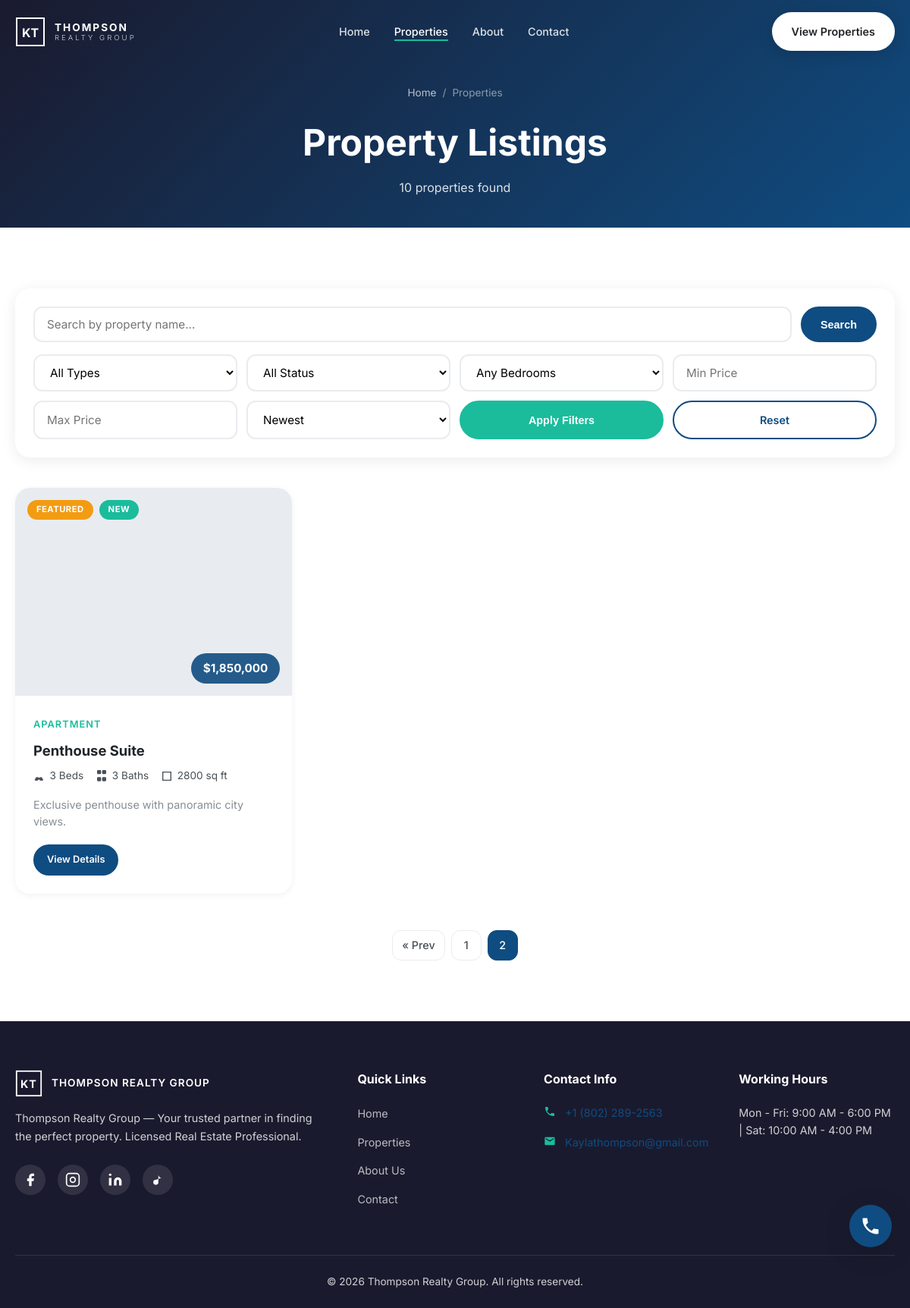
The page /listings.php?&page=2 on the database its author committed.
### tables this page shows
CREATE TABLE properties (
    id INT UNSIGNED AUTO_INCREMENT PRIMARY KEY,
    title VARCHAR(255) NOT NULL,
    slug VARCHAR(255) NOT NULL UNIQUE,
    price DECIMAL(15,2) NOT NULL DEFAULT 0,
    property_type_id INT UNSIGNED NOT NULL,
    status ENUM('available','sold','pending') NOT NULL DEFAULT 'available',
    description TEXT,
    short_description VARCHAR(500),
    bedrooms INT UNSIGNED DEFAULT 0,
    bathrooms INT UNSIGNED DEFAULT 0,
    kitchen INT UNSIGNED DEFAULT 0,
    garage INT UNSIGNED DEFAULT 0,
    parking INT UNSIGNED DEFAULT 0,
    land_size VARCHAR(50),
    year_built YEAR,
    address VARCHAR(255),
    state_id INT UNSIGNED NOT NULL,
    city_id INT UNSIGNED NOT NULL,
    zip_code VARCHAR(20),
    latitude DECIMAL(10,8),
    longitude DECIMAL(11,8),
    amenities TEXT,
    nearby_places TEXT,
    featured_image VARCHAR(255),
    is_featured TINYINT(1) DEFAULT 0,
    views INT UNSIGNED DEFAULT 0,
    created_at TIMESTAMP DEFAULT CURRENT_TIMESTAMP,
    updated_at TIMESTAMP DEFAULT CURRENT_TIMESTAMP ON UPDATE CURRENT_TIMESTAMP,
    FOREIGN KEY (property_type_id) REFERENCES property_types(id),
    FOREIGN KEY (state_id) REFERENCES states(id),
    FOREIGN KEY (city_id) REFERENCES cities(id),
    INDEX idx_status (status),
    INDEX idx_featured (is_featured),
    INDEX idx_price (price),
    INDEX idx_created (created_at)
);

CREATE TABLE property_types (
    id INT UNSIGNED AUTO_INCREMENT PRIMARY KEY,
    name VARCHAR(50) NOT NULL UNIQUE,
    slug VARCHAR(50) NOT NULL UNIQUE
);

### includes/config/database.php (called while the page is built, shortened)
<?php
function getDB(): PDO
{
    static $pdo = null;
    if ($pdo === null) {
        $dsn = 'mysql:host=' . DB_HOST . ';dbname=' . DB_NAME . ';charset=' . DB_CHARSET;
        $options = [
            PDO::ATTR_ERRMODE            => PDO::ERRMODE_EXCEPTION,
            PDO::ATTR_DEFAULT_FETCH_MODE => PDO::FETCH_ASSOC,
            PDO::ATTR_EMULATE_PREPARES   => false,
        ];
        $pdo = new PDO($dsn, DB_USER, DB_PASS, $options);
    }
    return $pdo;
}

### listings.php (the view, shortened to what this page needs)
<?php
$statusFilter = sanitize($_GET['status'] ?? '');
if (!in_array($statusFilter, ['available', 'sold', 'pending'], true)) {
    $statusFilter = '';
}
$filters = [
    'search'    => sanitize($_GET['search'] ?? ''),
    'type'      => (int) ($_GET['type'] ?? 0) ?: null,
    'bedrooms'  => (int) ($_GET['bedrooms'] ?? 0) ?: null,
    'price_min' => (float) ($_GET['price_min'] ?? 0) ?: null,
    'price_max' => (float) ($_GET['price_max'] ?? 0) ?: null,
    'status'    => $statusFilter,
    'sort'      => sanitize($_GET['sort'] ?? 'newest'),
    'featured'  => isset($_GET['featured']),
];
$page = max(1, (int) ($_GET['page'] ?? 1));
$total = countProperties($filters);
$properties = array_map('enrichProperty', getProperties($filters, $page));
$queryParams = $_GET;
unset($queryParams['page']);
$baseUrl = asset('listings.php') . '?' . http_build_query($queryParams);
require_once __DIR__ . '/includes/header.php';
?>
<section class="page-hero page-hero--small">
    <div class="container">
        <nav class="breadcrumb" aria-label="Breadcrumb">
            <a href="<?= asset('index.php') ?>">Home</a>
            <span>/</span>
            <span>Properties</span>
        </nav>
        <h1>Property Listings</h1>
        <p><?= $total ?> properties found</p>
    </div>
</section>
<section class="section">
    <div class="container">
        <div class="filters-panel">
            <form method="GET" action="<?= asset('listings.php') ?>" class="filters-form" id="filters-form">
                <div class="filters-form__search">
                    <input type="text" name="search" value="<?= e($filters['search']) ?>" placeholder="Search by property name..." class="form-input" id="search-input" autocomplete="off">
                    <button type="submit" class="btn btn--primary" id="search-submit">Search</button>
                </div>
                <div class="filters-form__grid">
                    <select name="type" class="form-select">
                        <option value="">All Types</option>
                    </select>
                    <select name="status" class="form-select">
                        <option value="">All Status</option>
                    </select>
                    <select name="bedrooms" class="form-select">
                        <option value="">Any Bedrooms</option>
                    </select>
                    <input type="number" name="price_min" value="<?= $filters['price_min'] ?: '' ?>" placeholder="Min Price" class="form-input" min="0">
                    <input type="number" name="price_max" value="<?= $filters['price_max'] ?: '' ?>" placeholder="Max Price" class="form-input" min="0">
                    <select name="sort" class="form-select">
                        <option value="newest" <?= $filters['sort'] === 'newest' ? 'selected' : '' ?>>Newest</option>
                    </select>
                    <button type="submit" class="btn btn--secondary">Apply Filters</button>
                    <a href="<?= asset('listings.php') ?>" class="btn btn--outline">Reset</a>
                </div>
            </form>
        </div>
        <?php if (empty($properties)): ?>
        <div class="empty-state" id="property-results">
            <h3>No properties found</h3>
            <p>Try adjusting your search filters or browse all listings.</p>
            <a href="<?= asset('listings.php') ?>" class="btn btn--primary">View All Properties</a>
        </div>
        <?php else: ?>
        <div class="property-grid" id="property-grid">
            <?php foreach ($properties as $property): ?>
                <?= renderPropertyCard($property) ?>
            <?php endforeach; ?>
        </div>
        <?= paginate($total, $page, ITEMS_PER_PAGE, $baseUrl) ?>
        <?php endif; ?>
    </div>
</section>
<?php
require_once __DIR__ . '/includes/footer.php';
?>

### includes/functions.php (shortened to what this page needs)
<?php
function e(?string $str): string
{
    return htmlspecialchars($str ?? '', ENT_QUOTES, 'UTF-8');
}
function sanitize(string $input): string
{
    return trim(strip_tags($input));
}
function formatPrice(float $price): string
{
    return '$' . number_format($price, 0, '.', ',');
}
function isRecent(string $date, int $days = 14): bool
{
    return (time() - strtotime($date)) < ($days * 86400);
}
function buildPropertyQuery(array $filters = []): array
{
    $where = ['1=1'];
    $params = [];
    $sortMap = [
        'newest' => 'p.created_at DESC',
        'oldest' => 'p.created_at ASC',
        'price_high' => 'p.price DESC',
        'price_low' => 'p.price ASC',
    ];
    $order = $sortMap[$filters['sort'] ?? 'newest'] ?? 'p.created_at DESC';
    return [
        'where' => implode(' AND ', $where),
        'params' => $params,
        'order' => $order,
    ];
}
function getProperties(array $filters = [], int $page = 1, int $perPage = ITEMS_PER_PAGE): array
{
    $q = buildPropertyQuery($filters);
    $offset = ($page - 1) * $perPage;
    $sql = "SELECT p.*, pt.name as type_name, s.name as state_name, s.code as state_code, c.name as city_name
            FROM properties p
            JOIN property_types pt ON p.property_type_id = pt.id
            JOIN states s ON p.state_id = s.id
            JOIN cities c ON p.city_id = c.id
            WHERE {$q['where']}
            ORDER BY {$q['order']}
            LIMIT {$perPage} OFFSET {$offset}";
    $stmt = getDB()->prepare($sql);
    $stmt->execute($q['params']);
    return $stmt->fetchAll();
}
function countProperties(array $filters = []): int
{
    $q = buildPropertyQuery($filters);
    $sql = "SELECT COUNT(*) FROM properties p WHERE {$q['where']}";
    $stmt = getDB()->prepare($sql);
    $stmt->execute($q['params']);
    return (int) $stmt->fetchColumn();
}
function paginate(int $total, int $page, int $perPage, string $baseUrl): string
{
    $totalPages = max(1, (int) ceil($total / $perPage));
    $html = '<nav class="pagination" aria-label="Pagination"><ul class="pagination__list">';
    if ($page > 1) {
        $html .= '<li><a href="' . e($baseUrl . '&page=' . ($page - 1)) . '" class="pagination__link pagination__prev">&laquo; Prev</a></li>';
    }
    $start = max(1, $page - 2);
    $end = min($totalPages, $page + 2);
    for ($i = $start; $i <= $end; $i++) {
        $active = $i === $page ? ' pagination__link--active' : '';
        $html .= '<li><a href="' . e($baseUrl . '&page=' . $i) . '" class="pagination__link' . $active . '">' . $i . '</a></li>';
    }
    $html .= '</ul></nav>';
    return $html;
}
function renderPropertyCard(array $property): string
{
    $img = e(asset($property['featured_image'] ?: 'assets/images/properties/1.jpeg'));
    $url = APP_URL . '/property.php?slug=' . urlencode($property['slug']);
    $title = e($property['title']);
    $typeName = e($property['type_name']);
    $landSize = e($property['land_size'] ?? '');
    $priceFormatted = e($property['price_formatted']);
    $bedrooms = (int) $property['bedrooms'];
    $bathrooms = (int) $property['bathrooms'];
    $badges = '';
    if ($property['is_featured']) {
        $badges .= '<span class="badge badge--featured">Featured</span>';
    }
    if (isRecent($property['created_at'])) {
        $badges .= '<span class="badge badge--new">New</span>';
    }
    $desc = e(mb_substr($property['short_description'] ?? '', 0, 100));
    return <<<HTML
    <article class="property-card" data-animate>
        <div class="property-card__image-wrap">
            <img class="property-card__image lazy" data-src="{$img}" alt="{$title}" loading="lazy">
            <div class="property-card__badges">{$badges}</div>
            <div class="property-card__price">{$priceFormatted}</div>
        </div>
        <div class="property-card__body">
            <span class="property-card__type">{$typeName}</span>
            <h3 class="property-card__title"><a href="{$url}">{$title}</a></h3>
            <div class="property-card__meta">
                <span><svg width="16" height="16" viewBox="0 0 24 24" fill="currentColor"><path d="M7 14c-1.66 0-3 1.34-3 3 0 1.31-1.16 2-2 2 .92 1.22 2.49 2 4 2 2.67 0 4.33-1.5 5-3 .67 1.5 2.33 3 5 3 1.51 0 3.09-.78 4-2-.84 0-2-1.09-2-2 0-1.66-1.34-3-3-3-1.09 0-2.09.45-2.78 1.16C9.09 14.45 8.09 14 7 14z"/></svg> {$bedrooms} Beds</span>
                <span><svg width="16" height="16" viewBox="0 0 24 24" fill="currentColor"><path d="M9 22H5c-1.1 0-2-.9-2-2v-4c0-1.1.9-2 2-2h4c1.1 0 2 .9 2 2v4c0 1.1-.9 2-2 2zm0-14H5c-1.1 0-2-.9-2-2V2c0-1.1.9-2 2-2h4c1.1 0 2 .9 2 2v4c0 1.1-.9 2-2 2zm10 14h-4c-1.1 0-2-.9-2-2v-4c0-1.1.9-2 2-2h4c1.1 0 2 .9 2 2v4c0 1.1-.9 2-2 2zm0-14h-4c-1.1 0-2-.9-2-2V2c0-1.1.9-2 2-2h4c1.1 0 2 .9 2 2v4c0 1.1-.9 2-2 2z"/></svg> {$bathrooms} Baths</span>
                <span><svg width="16" height="16" viewBox="0 0 24 24" fill="currentColor"><path d="M3 3v18h18V3H3zm16 16H5V5h14v14z"/></svg> {$landSize}</span>
            </div>
            <p class="property-card__desc">{$desc}</p>
            <a href="{$url}" class="btn btn--primary btn--sm">View Details</a>
        </div>
    </article>
    HTML;
}
function enrichProperty(array $p): array
{
    $p['price_formatted'] = formatPrice((float) $p['price']);
    return $p;
}
function asset(?string $path): string
{
    return APP_URL . '/' . ltrim($path, '/');
}

### rows shown on the page
properties: is_featured "FEATURED", shows "NEW", property_type.name "APARTMENT", title "Penthouse Suite", bedrooms "3", bathrooms "3", land_size "2800 sq ft", short_description "Exclusive penthouse with panoramic city views."

### other values the page prints
$total "10"
getSetting('footer_text') "Thompson Realty Group — Your trusted partner in finding the perfect property. Licensed Real Estate Professional."
getSetting('contact_phone') "+1 (802) 289-2563"
getSetting('contact_email') "Kaylathompson@gmail.com"
getSetting('working_hours') "Mon - Fri: 9:00 AM - 6:00 PM | Sat: 10:00 AM - 4:00 PM"
getSetting('site_name') "Thompson Realty Group"
